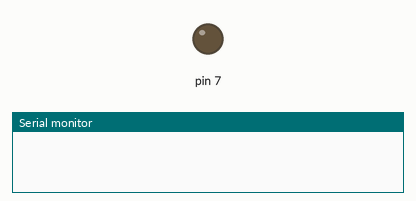
Bench run of a sketch on a simulated Arduino Uno, built with avr-gcc and run on an emulated ATmega328P. Shown: output pins drawn as LEDs (lit = HIGH), the last lines printed to the serial monitor. No radio packets arrive unless stated.

Above: at 0.1 s.
At 2.1 s:
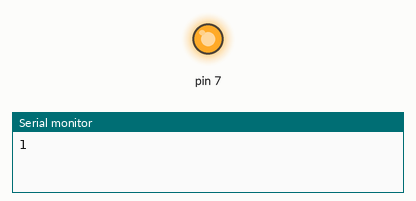
Timing chart, 0 to 3.6 s (numbered marks = the images above):
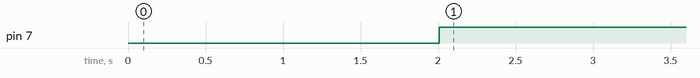

Measured:
- by itself, pin 7: LOW → HIGH at 2.0 s

The sketch:

Radio_node_1_-_Receiver.ino
```cpp
#include <SPI.h>
#include <nRF24L01.h>
#include <RF24.h>

RF24 radio(9, 10);
byte pipe;
boolean state = 0;
int count2 = 0;
int count3 = 0;
int joyValue = 0;


void setup() {
  pinMode(7, OUTPUT);
  Serial.begin(9600);
  radio.begin();
  radio.setChannel(5);
  radio.setDataRate     (RF24_250KBPS);
  radio.setPALevel      (RF24_PA_HIGH);
  radio.openWritingPipe (0xAABBCCDD11LL);
  radio.stopListening();
  //radio.openReadingPipe (2, 0xAABBCCDD22LL);
  //radio.openReadingPipe (3, 0xAABBCCDD33LL);
  //radio.openWritingPipe (0xAABBCCDD22LL);
  //  radio.stopListening   ();
  //pinMode(12, OUTPUT);
  //radio.startListening();
}
void loop() {
  //radio.stopListening();
  delay(2000);
  //int joyValue = analogRead(14);
  int angleValue = 1;
  Serial.println(angleValue);
  if (radio.write(&angleValue, sizeof(angleValue))){
    digitalWrite(7, HIGH);
  }
  else digitalWrite(7, LOW);
}
//  radio.startListening();
//  delay(100);
//  if (radio.available(&pipe)){
//    digitalWrite(14, HIGH);
//  }
//  else digitalWrite(14, LOW);
//  radio.stopListening();
//  delay(100);
//}
//  delay(5);
//
//  radio.stopListening();
//  int potValue = analogRead(A0);
//  int angleValue = map(potValue, 0, 1023, 0, 180);
//  radio.write(&angleValue, sizeof(angleValue));
//
//  delay(5);
//  radio.startListening();
//  while (!radio.available());
//  radio.read(&state, sizeof(state));
//  if (state == HIGH) {
//    digitalWrite(14, HIGH);
//  }
//  else {
//    digitalWrite(14, LOW);
//  }
//}

    //if (pipe == 3){
    //  if (state == HIGH){
    //    if (count3 == 0){
    //      digitalWrite(14, HIGH);
    //      count3 = 1;
    //    }
    //    else{
//          digitalWrite(14, LOW);
 //         count3 = 0;
//        }
 //     }
 //   }

  //}
```
